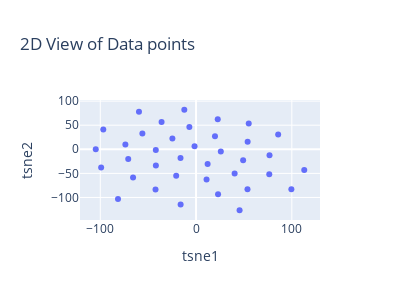

Write notebook code for a chart like this one.
### Code cell
scaler = StandardScaler()
scaled_data = scaler.fit_transform(input_data)
def twoD_tsne(scaled_data):
        tsne = TSNE(n_components=2, verbose=1, perplexity=30, n_iter=1000,random_state=0)
        tsne_results = tsne.fit_transform(scaled_data)
        tsne_df = pd.DataFrame(data = tsne_results,columns=['tsne1','tsne2'])
        # tsne_df = pd.concat([tsne_df, pd.DataFrame({'cluster':labels})], axis=1)
        fig = px.scatter(tsne_df,x="tsne1", y="tsne2",
                         width=400, height=300,title='2D View of Data points')
        fig.show()  
twoD_tsne(scaled_data)

### Figure 1 — Plotly figure (JSON) as saved in the notebook; plotly's stock layout.template omitted (floating-point values rounded to 4 significant figures)
{"data": [{"hovertemplate": "tsne1=%{x}<br>tsne2=%{y}<extra></extra>", "legendgroup": "", "marker": {"color": "#636efa", "symbol": "circle"}, "mode": "markers", "name": "", "orientation": "v", "showlegend": false, "type": "scatter", "x": [76.72, -35.98, 85.73, -16.22, -81.51, -59.61, -65.78, 45.46, -41.95, 76.46, 12.09, 22.97, -12.26, -70.84, 22.65, -6.982, 53.71, -42.03, -20.74, -24.7, 99.53, 113.0, 53.88, 25.86, -99.1, 19.76, -1.576, -104.7, -96.87, -16.09, -42.33, -56.05, -73.8, 55.01, 40.26, 49.15, 10.96], "xaxis": "x", "y": [-12.6, 56.83, 30.66, -17.83, -103.1, 77.75, -58.43, -126.5, -33.5, -51.85, -30.73, -93.31, 82.08, -19.99, 62.61, 46.35, -82.91, -1.599, -55.03, 22.52, -82.81, -43.0, 15.71, -4.517, -38.04, 26.87, 6.428, 0.3147, 41.04, -114.7, -83.68, 32.7, 10.05, 53.54, -50.14, -22.96, -62.88], "yaxis": "y"}], "layout": {"height": 300, "legend": {"tracegroupgap": 0}, "title": {"text": "2D View of Data points"}, "width": 400, "xaxis": {"anchor": "y", "domain": [0, 1], "title": {"text": "tsne1"}}, "yaxis": {"anchor": "x", "domain": [0, 1], "title": {"text": "tsne2"}}}}
